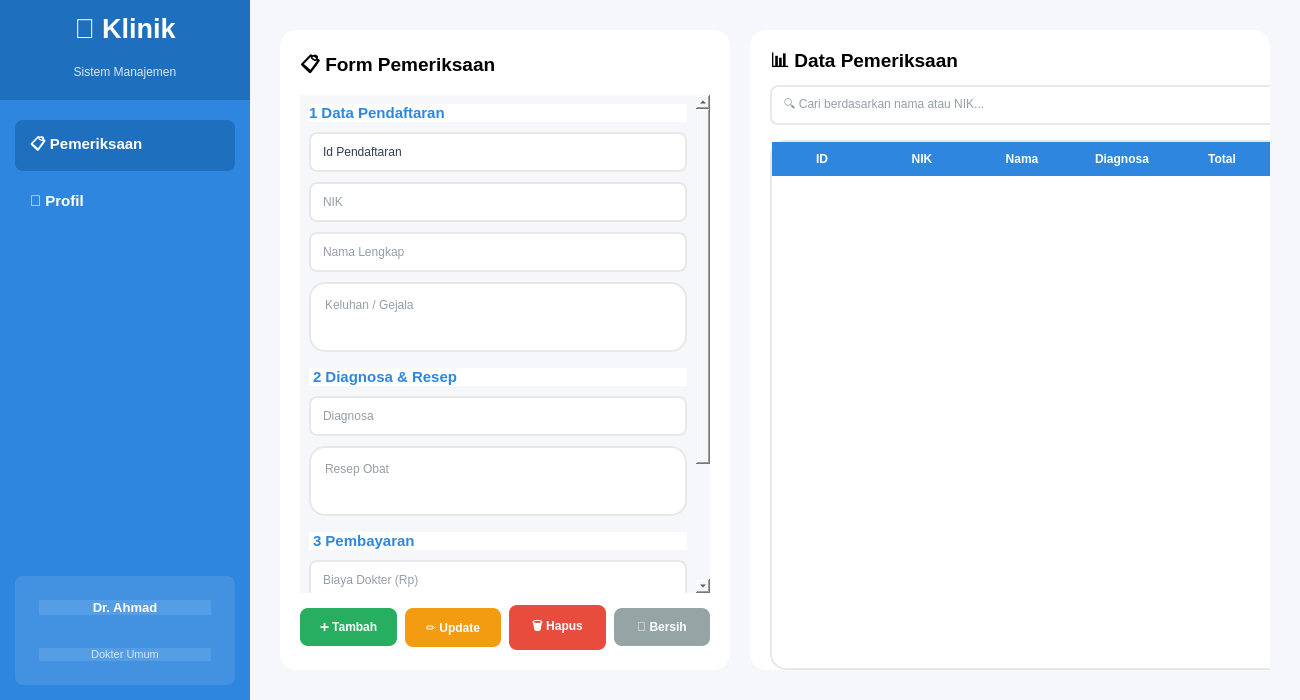
<?xml version="1.0" encoding="UTF-8"?>
<ui version="4.0">
 <class>FormPemeriksaan</class>
 <widget class="QWidget" name="FormPemeriksaan">
  <property name="geometry">
   <rect>
    <x>0</x>
    <y>0</y>
    <width>1300</width>
    <height>700</height>
   </rect>
  </property>
  <property name="windowTitle">
   <string>CRUD Pemeriksaan</string>
  </property>
  <property name="styleSheet">
   <string notr="true">QWidget{background:#F5F7FA}QLineEdit,QTextEdit,QComboBox{background:white;border:2px solid #E8E8E8;border-radius:8px;padding:10px;color:#2C3E50}QLineEdit:focus,QTextEdit:focus,QComboBox:focus{border-color:#2E86DE}QPushButton{background:#2E86DE;color:white;border:none;border-radius:8px;padding:12px;font-weight:bold}QPushButton:hover{background:#54A0FF}QPushButton:pressed{background:#1E6FBE}QTableWidget{background:white;border:2px solid #E8E8E8;border-radius:8px;gridline-color:#E8E8E8}QHeaderView::section{background:#2E86DE;color:white;padding:8px;border:none;font-weight:bold}</string>
  </property>
  <layout class="QHBoxLayout" name="mainLayout">
   <property name="spacing">
    <number>0</number>
   </property>
   <property name="leftMargin">
    <number>0</number>
   </property>
   <property name="topMargin">
    <number>0</number>
   </property>
   <property name="rightMargin">
    <number>0</number>
   </property>
   <property name="bottomMargin">
    <number>0</number>
   </property>
   <item>
    <!-- SIDEBAR -->
    <widget class="QFrame" name="frameSidebar">
     <property name="minimumSize">
      <size>
       <width>250</width>
       <height>0</height>
      </size>
     </property>
     <property name="maximumSize">
      <size>
       <width>250</width>
       <height>16777215</height>
      </size>
     </property>
     <property name="styleSheet">
      <string notr="true">QFrame{background:#2E86DE;border:none}</string>
     </property>
     <layout class="QVBoxLayout" name="sidebarLayout">
      <property name="spacing">
       <number>0</number>
      </property>
      <property name="leftMargin">
       <number>0</number>
      </property>
      <property name="topMargin">
       <number>0</number>
      </property>
      <property name="rightMargin">
       <number>0</number>
      </property>
      <property name="bottomMargin">
       <number>0</number>
      </property>
      <item>
       <!-- Logo Header -->
       <widget class="QFrame" name="frameLogoHeader">
        <property name="minimumSize">
         <size>
          <width>0</width>
          <height>100</height>
         </size>
        </property>
        <property name="styleSheet">
         <string notr="true">QFrame{background:#1E6FBE;border:none}</string>
        </property>
        <layout class="QVBoxLayout" name="logoLayout">
         <property name="spacing">
          <number>5</number>
         </property>
         <item>
          <widget class="QLabel" name="lblLogo">
           <property name="font">
            <font>
             <pointsize>20</pointsize>
             <weight>75</weight>
             <bold>true</bold>
            </font>
           </property>
           <property name="styleSheet">
            <string notr="true">color:white;</string>
           </property>
           <property name="text">
            <string>🏥 Klinik</string>
           </property>
           <property name="alignment">
            <set>Qt::AlignCenter</set>
           </property>
          </widget>
         </item>
         <item>
          <widget class="QLabel" name="lblSubtitle">
           <property name="font">
            <font>
             <pointsize>9</pointsize>
            </font>
           </property>
           <property name="styleSheet">
            <string notr="true">color:#D5E8FF;</string>
           </property>
           <property name="text">
            <string>Sistem Manajemen</string>
           </property>
           <property name="alignment">
            <set>Qt::AlignCenter</set>
           </property>
          </widget>
         </item>
        </layout>
       </widget>
      </item>
      <item>
       <!-- Menu Items -->
       <widget class="QFrame" name="frameMenu">
        <property name="styleSheet">
         <string notr="true">QFrame{background:transparent;border:none}</string>
        </property>
        <layout class="QVBoxLayout" name="menuLayout">
         <property name="spacing">
          <number>5</number>
         </property>
         <property name="leftMargin">
          <number>15</number>
         </property>
         <property name="topMargin">
          <number>20</number>
         </property>
         <property name="rightMargin">
          <number>15</number>
         </property>
         <property name="bottomMargin">
          <number>10</number>
         </property>
         <item>
          <widget class="QPushButton" name="btnMenuPemeriksaan">
           <property name="minimumSize">
            <size>
             <width>0</width>
             <height>50</height>
            </size>
           </property>
           <property name="font">
            <font>
             <pointsize>11</pointsize>
             <weight>75</weight>
             <bold>true</bold>
            </font>
           </property>
           <property name="styleSheet">
            <string notr="true">QPushButton{background:#1E6FBE;color:white;border:none;border-radius:8px;padding:12px;text-align:left;padding-left:15px}QPushButton:hover{background:#54A0FF}QPushButton:pressed{background:#1560A8}</string>
           </property>
           <property name="text">
            <string>📋 Pemeriksaan</string>
           </property>
          </widget>
         </item>
         <item>
          <widget class="QPushButton" name="btnMenuProfil">
           <property name="minimumSize">
            <size>
             <width>0</width>
             <height>50</height>
            </size>
           </property>
           <property name="font">
            <font>
             <pointsize>11</pointsize>
             <weight>75</weight>
             <bold>true</bold>
            </font>
           </property>
           <property name="styleSheet">
            <string notr="true">QPushButton{background:transparent;color:white;border:none;border-radius:8px;padding:12px;text-align:left;padding-left:15px}QPushButton:hover{background:rgba(255,255,255,0.1)}QPushButton:pressed{background:rgba(255,255,255,0.2)}</string>
           </property>
           <property name="text">
            <string>👤 Profil</string>
           </property>
          </widget>
         </item>
        </layout>
       </widget>
      </item>
      <item>
       <spacer name="verticalSpacer">
        <property name="orientation">
         <enum>Qt::Vertical</enum>
        </property>
        <property name="sizeHint" stdset="0">
         <size>
          <width>20</width>
          <height>40</height>
         </size>
        </property>
       </spacer>
      </item>
      <item>
       <!-- User Info Footer -->
       <widget class="QFrame" name="frameUserInfo">
        <property name="minimumSize">
         <size>
          <width>0</width>
          <height>80</height>
         </size>
        </property>
        <property name="styleSheet">
         <string notr="true">QFrame{background:rgba(255,255,255,0.1);border:none;border-radius:8px;margin:15px}</string>
        </property>
        <layout class="QVBoxLayout" name="userInfoLayout">
         <property name="spacing">
          <number>3</number>
         </property>
         <item>
          <widget class="QLabel" name="lblUserName">
           <property name="font">
            <font>
             <pointsize>10</pointsize>
             <weight>75</weight>
             <bold>true</bold>
            </font>
           </property>
           <property name="styleSheet">
            <string notr="true">color:white;</string>
           </property>
           <property name="text">
            <string>Dr. Ahmad</string>
           </property>
           <property name="alignment">
            <set>Qt::AlignCenter</set>
           </property>
          </widget>
         </item>
         <item>
          <widget class="QLabel" name="lblUserRole">
           <property name="font">
            <font>
             <pointsize>8</pointsize>
            </font>
           </property>
           <property name="styleSheet">
            <string notr="true">color:#D5E8FF;</string>
           </property>
           <property name="text">
            <string>Dokter Umum</string>
           </property>
           <property name="alignment">
            <set>Qt::AlignCenter</set>
           </property>
          </widget>
         </item>
        </layout>
       </widget>
      </item>
     </layout>
    </widget>
   </item>
   <item>
    <!-- CONTENT AREA -->
    <layout class="QHBoxLayout" name="contentLayout">
     <property name="spacing">
      <number>20</number>
     </property>
     <property name="leftMargin">
      <number>30</number>
     </property>
     <property name="topMargin">
      <number>30</number>
     </property>
     <property name="rightMargin">
      <number>30</number>
     </property>
     <property name="bottomMargin">
      <number>30</number>
     </property>
     <item>
      <widget class="QFrame" name="frameForm">
       <property name="minimumSize">
        <size>
         <width>450</width>
         <height>0</height>
        </size>
       </property>
       <property name="maximumSize">
        <size>
         <width>450</width>
         <height>16777215</height>
        </size>
       </property>
       <property name="styleSheet">
        <string notr="true">QFrame{background:white;border-radius:16px}</string>
       </property>
       <layout class="QVBoxLayout" name="formLayout">
        <property name="spacing">
         <number>12</number>
        </property>
        <property name="leftMargin">
         <number>20</number>
        </property>
        <property name="topMargin">
         <number>20</number>
        </property>
        <property name="rightMargin">
         <number>20</number>
        </property>
        <property name="bottomMargin">
         <number>20</number>
        </property>
        <item>
         <widget class="QLabel" name="lblJudul">
          <property name="font">
           <font>
            <pointsize>14</pointsize>
            <weight>75</weight>
            <bold>true</bold>
           </font>
          </property>
          <property name="text">
           <string>📋 Form Pemeriksaan</string>
          </property>
         </widget>
        </item>
        <item>
         <widget class="QScrollArea" name="scrollArea">
          <property name="frameShape">
           <enum>QFrame::NoFrame</enum>
          </property>
          <property name="widgetResizable">
           <bool>true</bool>
          </property>
          <widget class="QWidget" name="scrollContent">
           <property name="geometry">
            <rect>
             <x>0</x>
             <y>0</y>
             <width>397</width>
             <height>624</height>
            </rect>
           </property>
           <layout class="QVBoxLayout" name="scrollLayout">
            <property name="spacing">
             <number>10</number>
            </property>
            <item>
             <widget class="QLabel" name="lblPendaftaran">
              <property name="font">
               <font>
                <pointsize>11</pointsize>
                <weight>75</weight>
                <bold>true</bold>
               </font>
              </property>
              <property name="styleSheet">
               <string notr="true">color:#2E86DE;</string>
              </property>
              <property name="text">
               <string>1 Data Pendaftaran</string>
              </property>
             </widget>
            </item>
            <item>
             <widget class="QLineEdit" name="txtTglLahir">
              <property name="text">
               <string>Id Pendaftaran</string>
              </property>
              <property name="placeholderText">
               <string>Tanggal Lahir (DD/MM/YYYY)</string>
              </property>
             </widget>
            </item>
            <item>
             <widget class="QLineEdit" name="txtNIK">
              <property name="placeholderText">
               <string>NIK</string>
              </property>
             </widget>
            </item>
            <item>
             <widget class="QLineEdit" name="txtNama">
              <property name="placeholderText">
               <string>Nama Lengkap</string>
              </property>
             </widget>
            </item>
            <item>
             <widget class="QTextEdit" name="txtKeluhan">
              <property name="maximumSize">
               <size>
                <width>16777215</width>
                <height>70</height>
               </size>
              </property>
              <property name="placeholderText">
               <string>Keluhan / Gejala</string>
              </property>
             </widget>
            </item>
            <item>
             <widget class="QLabel" name="lblDiagnosa">
              <property name="font">
               <font>
                <pointsize>11</pointsize>
                <weight>75</weight>
                <bold>true</bold>
               </font>
              </property>
              <property name="styleSheet">
               <string notr="true">color:#2E86DE;margin-top:6px;</string>
              </property>
              <property name="text">
               <string>2 Diagnosa &amp; Resep</string>
              </property>
             </widget>
            </item>
            <item>
             <widget class="QLineEdit" name="txtDiagnosa">
              <property name="placeholderText">
               <string>Diagnosa</string>
              </property>
             </widget>
            </item>
            <item>
             <widget class="QTextEdit" name="txtResep">
              <property name="maximumSize">
               <size>
                <width>16777215</width>
                <height>70</height>
               </size>
              </property>
              <property name="placeholderText">
               <string>Resep Obat</string>
              </property>
             </widget>
            </item>
            <item>
             <widget class="QLabel" name="lblPembayaran">
              <property name="font">
               <font>
                <pointsize>11</pointsize>
                <weight>75</weight>
                <bold>true</bold>
               </font>
              </property>
              <property name="styleSheet">
               <string notr="true">color:#2E86DE;margin-top:6px;</string>
              </property>
              <property name="text">
               <string>3 Pembayaran</string>
              </property>
             </widget>
            </item>
            <item>
             <widget class="QLineEdit" name="txtBiayaDokter">
              <property name="placeholderText">
               <string>Biaya Dokter (Rp)</string>
              </property>
             </widget>
            </item>
            <item>
             <widget class="QLineEdit" name="txtBiayaObat">
              <property name="placeholderText">
               <string>Biaya Obat (Rp)</string>
              </property>
             </widget>
            </item>
            <item>
             <widget class="QFrame" name="frameTotal">
              <property name="styleSheet">
               <string notr="true">QFrame{background:#EBF5FF;border-radius:8px;padding:10px}</string>
              </property>
              <layout class="QHBoxLayout" name="layoutTotal">
               <item>
                <widget class="QLabel" name="lblTotalText">
                 <property name="font">
                  <font>
                   <pointsize>11</pointsize>
                   <weight>75</weight>
                   <bold>true</bold>
                  </font>
                 </property>
                 <property name="text">
                  <string>💰 Total:</string>
                 </property>
                </widget>
               </item>
               <item>
                <spacer name="spacerTotal">
                 <property name="orientation">
                  <enum>Qt::Horizontal</enum>
                 </property>
                 <property name="sizeHint" stdset="0">
                  <size>
                   <width>40</width>
                   <height>20</height>
                  </size>
                 </property>
                </spacer>
               </item>
               <item>
                <widget class="QLabel" name="lblTotal">
                 <property name="font">
                  <font>
                   <pointsize>13</pointsize>
                   <weight>75</weight>
                   <bold>true</bold>
                  </font>
                 </property>
                 <property name="styleSheet">
                  <string notr="true">color:#2E86DE;</string>
                 </property>
                 <property name="text">
                  <string>Rp 0</string>
                 </property>
                </widget>
               </item>
              </layout>
             </widget>
            </item>
           </layout>
          </widget>
         </widget>
        </item>
        <item>
         <layout class="QHBoxLayout" name="layoutButton">
          <property name="spacing">
           <number>8</number>
          </property>
          <item>
           <widget class="QPushButton" name="btnTambah">
            <property name="styleSheet">
             <string notr="true">QPushButton{background:#27AE60;color:white}QPushButton:hover{background:#2ECC71}QPushButton:pressed{background:#229954}</string>
            </property>
            <property name="text">
             <string>➕ Tambah</string>
            </property>
           </widget>
          </item>
          <item>
           <widget class="QPushButton" name="btnUpdate">
            <property name="styleSheet">
             <string notr="true">QPushButton{background:#F39C12;color:white}QPushButton:hover{background:#F5B041}QPushButton:pressed{background:#D68910}</string>
            </property>
            <property name="text">
             <string>✏️ Update</string>
            </property>
           </widget>
          </item>
          <item>
           <widget class="QPushButton" name="btnHapus">
            <property name="styleSheet">
             <string notr="true">QPushButton{background:#E74C3C;color:white}QPushButton:hover{background:#EC7063}QPushButton:pressed{background:#C0392B}</string>
            </property>
            <property name="text">
             <string>🗑️ Hapus</string>
            </property>
           </widget>
          </item>
          <item>
           <widget class="QPushButton" name="btnBersih">
            <property name="styleSheet">
             <string notr="true">QPushButton{background:#95A5A6;color:white}QPushButton:hover{background:#ABB2B9}QPushButton:pressed{background:#7F8C8D}</string>
            </property>
            <property name="text">
             <string>🔄 Bersih</string>
            </property>
           </widget>
          </item>
         </layout>
        </item>
       </layout>
      </widget>
     </item>
     <item>
      <widget class="QFrame" name="frameTable">
       <property name="styleSheet">
        <string notr="true">QFrame{background:white;border-radius:16px}</string>
       </property>
       <widget class="QLabel" name="lblData">
        <property name="geometry">
         <rect>
          <x>20</x>
          <y>20</y>
          <width>220</width>
          <height>25</height>
         </rect>
        </property>
        <property name="font">
         <font>
          <pointsize>14</pointsize>
          <weight>75</weight>
          <bold>true</bold>
         </font>
        </property>
        <property name="text">
         <string>📊 Data Pemeriksaan</string>
        </property>
       </widget>
       <widget class="QLineEdit" name="txtCari">
        <property name="geometry">
         <rect>
          <x>20</x>
          <y>55</y>
          <width>521</width>
          <height>40</height>
         </rect>
        </property>
        <property name="placeholderText">
         <string>🔍 Cari berdasarkan nama atau NIK...</string>
        </property>
       </widget>
       <widget class="QTableWidget" name="tablePemeriksaan">
        <property name="geometry">
         <rect>
          <x>20</x>
          <y>110</y>
          <width>521</width>
          <height>530</height>
         </rect>
        </property>
        <property name="alternatingRowColors">
         <bool>true</bool>
        </property>
        <property name="selectionBehavior">
         <enum>QAbstractItemView::SelectRows</enum>
        </property>
        <column>
         <property name="text">
          <string>ID</string>
         </property>
        </column>
        <column>
         <property name="text">
          <string>NIK</string>
         </property>
        </column>
        <column>
         <property name="text">
          <string>Nama</string>
         </property>
        </column>
        <column>
         <property name="text">
          <string>Diagnosa</string>
         </property>
        </column>
        <column>
         <property name="text">
          <string>Total</string>
         </property>
        </column>
       </widget>
      </widget>
     </item>
    </layout>
   </item>
  </layout>
 </widget>
 <resources/>
 <connections/>
</ui>
